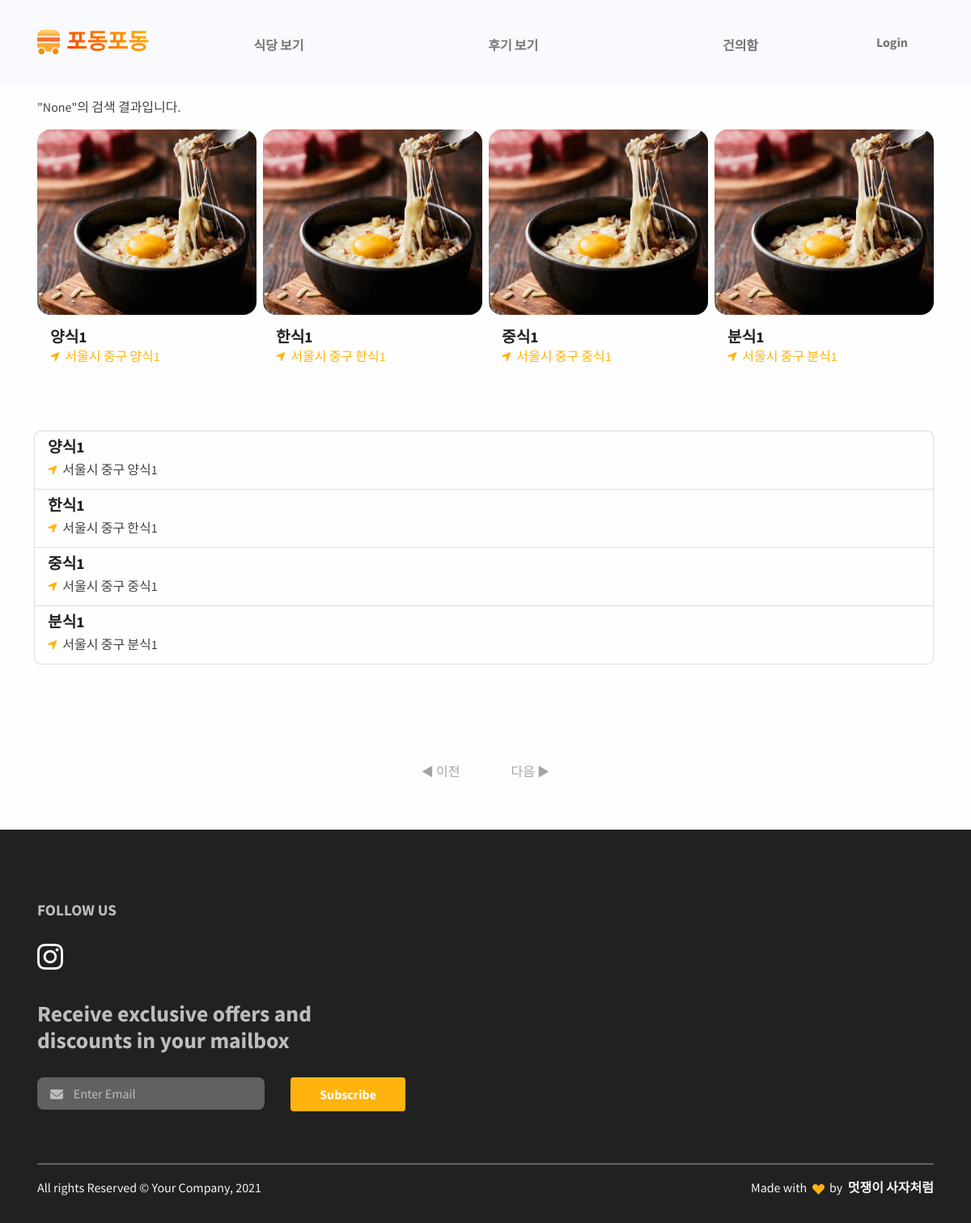
Screenshot of /restaurant/restaurant/search/ with the database file from the repository.
### restaurant/models.py (models this page shows, shortened)
class Restaurant(models.Model):
    id = models.AutoField(primary_key=True)
    category = models.ForeignKey(Category, on_delete=models.CASCADE)
    name = models.CharField(max_length=30)
    location = models.CharField(max_length=100)
    phone_number = models.CharField(max_length=15)
    business_open_hour = models.DateTimeField()
    business_close_hour = models.DateTimeField()
    thumbnail = models.ImageField(upload_to='images/', blank=True)
    follow_users = models.ManyToManyField(settings.AUTH_USER_MODEL, blank=True, related_name="follow_restaurants")
    def get_absolute_url(self):
        return reverse('restaurant:restaurant_detail', args=[self.id])

### restaurant/views.py (the view)
# urls.py: path('restaurant/search/', SearchRestaurant, name='search_resturant'),
def SearchRestaurant(request):
    category = Category.objects.all()
    search_key = request.GET.get('search_key')
    if search_key:
        list = Restaurant.objects.filter(Q(name__icontains=search_key)).distinct().order_by('-id')
    else:
        list = Restaurant.objects.all()
    paginator = Paginator(list, 10)
    page = request.GET.get("page") or 1
    pages = paginator.get_page(page)
    return render(request, 'restaurant/search.html', { 'restaurant_list': list, "search_key": search_key, "pages": pages, "category": category })

### restaurant/templates/restaurant/search.html (shortened to what this page needs)
{% extends "base.html" %}
{% load static %}
{% block content %}
<link rel="stylesheet" href="{% static 'css/components/restaurant_search.css'%}">
{% if restaurant_list %}
<section id="testimonial">
  <div class="container">
    <p>"{{ search_key }}"의 검색 결과입니다.</p>
      <div class="row gx-2">
          {% for restaurant in restaurant_list %}
              <div class="col-sm-6 col-md-3 col-lg-3 h-100 mb-5">
                  <a href="{{ restaurant.get_absolute_url }}" >
                      <div class="card card-span h-100 text-white rounded-3">
                          <img class="img-fluid rounded-3 h-100" src="{% static 'img/gallery/food-world.png' %}"/>
                          <div class="card-body ps-0">
                              <div class="d-flex align-items-center mb-3">
                                  <div class="flex-1 ms-3">
                                      <h5 class="mb-0 fw-bold text-1000">{{ restaurant.name }}</h5>
                                      <span class="text-primary fs--1 me-1">
                                          <i class="fas fa-location-arrow"></i>
                                      </span>
                                      <span class="mb-0 text-primary">{{ restaurant.location }}</span>
                                  </div>
                              </div>
                          </div>
                      </div>
                  </a>
              </div>
          {% endfor %}
          <div class="list-group">
              {% for restaurant in restaurant_list %}
                  <a href="{{ restaurant.get_absolute_url }}" class="list-group-item list-group-item-action">
                      <div class="d-flex w-100 justify-content-between">
                          <h5 class="mb-1">{{ restaurant.name }}</h5>
                      </div>
                      <p class="mb-1">
                          <span class="text-primary fs--1 me-1">
                              <i class="fas fa-location-arrow"></i>
                          </span>
                          {{ restaurant.location }}
                      </p>
                  </a>
              {% endfor %}
          </div>
      </div>
  </div>
</section>
{% else %}
<p>"{{ search_key }}"의 검색 결과가 없습니다.</p>
{% endif %}
<div class="page middle">
    {% if pages.has_previous %}
    <a href="?page={{pages.previous_page_number}}" class="page_click active">◀ 이전</a>
    {% else %}
    <a class="page_click nonactive">◀ 이전</a>
    {% endif %}
    {% if pages.has_next %}
    <a href="?page={{pages.next_page_number}}" class="page_click active">다음 ▶</a>
    {% else %}
    <a class="page_click nonactive">다음 ▶</a>
    {% endif %}
</div>
{% endblock %}

### podongpodong/static/css/components/restaurant_search.css (style rules this page uses)
.middle { text-align: center; margin-bottom: 5%; }
.middle a { margin: 20px; padding: 10px; }
.nonactive { color: #a4a4a4; cursor: pointer; }

### rows the page displays
Restaurant: name "양식1", location "서울시 중구 양식1"
Restaurant: name "한식1", location "서울시 중구 한식1"
Restaurant: name "중식1", location "서울시 중구 중식1"
Restaurant: name "분식1", location "서울시 중구 분식1"

### other values shown
{{ search_key }} "None"
